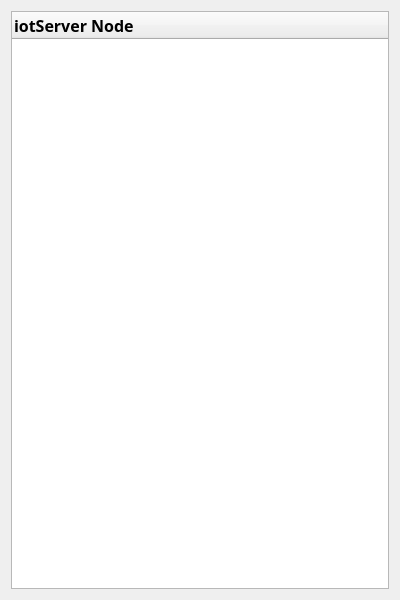
<?xml version="1.0" encoding="UTF-8"?>
<ui version="4.0">
 <class>iotServerNodeTree</class>
 <widget class="QWidget" name="iotServerNodeTree">
  <property name="geometry">
   <rect>
    <x>0</x>
    <y>0</y>
    <width>400</width>
    <height>600</height>
   </rect>
  </property>
  <property name="sizePolicy">
   <sizepolicy hsizetype="Preferred" vsizetype="Fixed">
    <horstretch>0</horstretch>
    <verstretch>0</verstretch>
   </sizepolicy>
  </property>
  <property name="minimumSize">
   <size>
    <width>200</width>
    <height>0</height>
   </size>
  </property>
  <property name="windowTitle">
   <string>Form</string>
  </property>
  <layout class="QFormLayout" name="formLayout">
   <item row="0" column="0" colspan="2">
    <widget class="QTreeWidget" name="treeWidget">
     <property name="sizePolicy">
      <sizepolicy hsizetype="Expanding" vsizetype="Expanding">
       <horstretch>0</horstretch>
       <verstretch>1</verstretch>
      </sizepolicy>
     </property>
     <property name="minimumSize">
      <size>
       <width>0</width>
       <height>0</height>
      </size>
     </property>
     <property name="font">
      <font>
       <family>Candara</family>
       <pointsize>12</pointsize>
       <weight>75</weight>
       <italic>false</italic>
       <bold>true</bold>
      </font>
     </property>
     <column>
      <property name="text">
       <string>iotServer Node</string>
      </property>
     </column>
    </widget>
   </item>
  </layout>
 </widget>
 <resources/>
 <connections/>
</ui>
